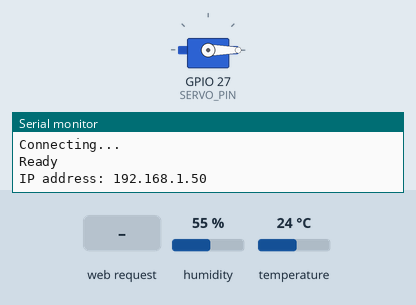
A program run on a simulated ESP32. Parts: servo, the last lines printed to the serial monitor. Inputs (shaded band) come from the test bench; at power-on: humidity 55 %, temperature 24 °C. WiFi joins after 1.5 s; servers stay silent unless stated.

Above: at 3.2 s.
3.3 s: HTTP request GET /servo received
At 3.6 s:
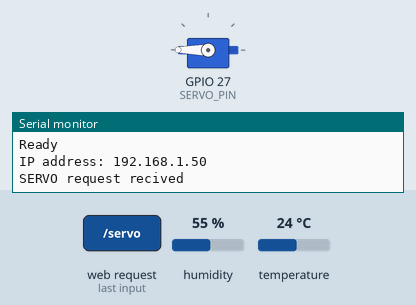
4.8 s: HTTP request GET /dht received
Timing chart, 0 to 7.8 s (numbered marks = the images above; inputs shaded):
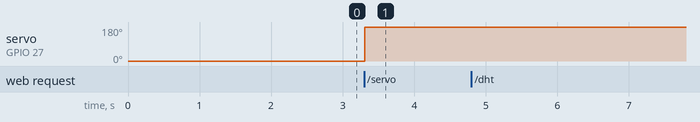

The program:

main.cpp
```cpp
#include <WiFi.h>
#include <WebServer.h>
#include "DHT.h"
#include <ESP32Servo.h>

#define DHTPIN 14   // GPIO14
#define DHTTYPE DHT11
DHT dht(DHTPIN, DHTTYPE);

#define SERVO_PIN 27
Servo myServo;

const char* ssid = "A35Sofi";
const char* pass = "mandarinas";

float temp = 0;
float hum = 0;

WebServer server(80);
bool servoActive = false;

IPAddress ip(192, 168, 174, 5);
IPAddress gw(192, 168, 174, 73);
IPAddress mask(255, 255, 255, 0);

void TaskSensor(void *pvParameters);
void TaskServo(void *pvParameters);

void setup() {
    Serial.begin(115200);

    dht.begin();

    myServo.attach(SERVO_PIN);
    myServo.write(0);

    Serial.println("Connecting...");
    WiFi.disconnect();
    delay(500);
    WiFi.config(ip,gw,mask);
    WiFi.mode(WIFI_STA);
    WiFi.begin(ssid, pass);

    int status = WiFi.waitForConnectResult();
    if (status != WL_CONNECTED)
    {
        Serial.println("Connection Failed! Rebooting...");
        delay(500);
        Serial.println("Rebooting... ");
        ESP.restart();
    }
    Serial.println("Ready");
    Serial.print("IP address: ");

    Serial.println(WiFi.localIP());

    xTaskCreatePinnedToCore(TaskSensor, "TaskSensor", configMINIMAL_STACK_SIZE + 2049, NULL, 1, NULL, 0);
    xTaskCreatePinnedToCore(TaskServo, "TaskoServo", configMINIMAL_STACK_SIZE + 2049, NULL, 1, NULL, 0);

        server.on("/dht", HTTP_GET, []() {
            if (isnan(temp) || isnan(hum)) {
                server.send(500, "application/json", "{\"error\":\"Sensor error\"}");
            } else {
                String json = "{\"temp\":" + String(temp) + ",\"hum\":" + String(hum) + "}";
                server.send(200, "application/json", json);
            }
            Serial.println("GET request recived");
        });

    server.on("/servo", HTTP_GET, []() {
        servoActive = !servoActive;
        myServo.write(servoActive ? 180 : 0);
        Serial.println("SERVO request recived");
        server.send(200, "text/plain", "OK");
    });

    server.begin(80);
}

void loop() {}

void TaskSensor(void *pvParameters) {
    while (true) {

        temp = dht.readTemperature();
        hum = dht.readHumidity();
        vTaskDelay(pdMS_TO_TICKS(50));
    }
}
void TaskServo(void *pvParameters) {
    while (true) {
        server.handleClient();
        vTaskDelay(pdMS_TO_TICKS(10));

    }
}
```

Measured:
- after the input at 3.3 s, servo on GPIO 27 (SERVO_PIN): 0° → 180° at once
